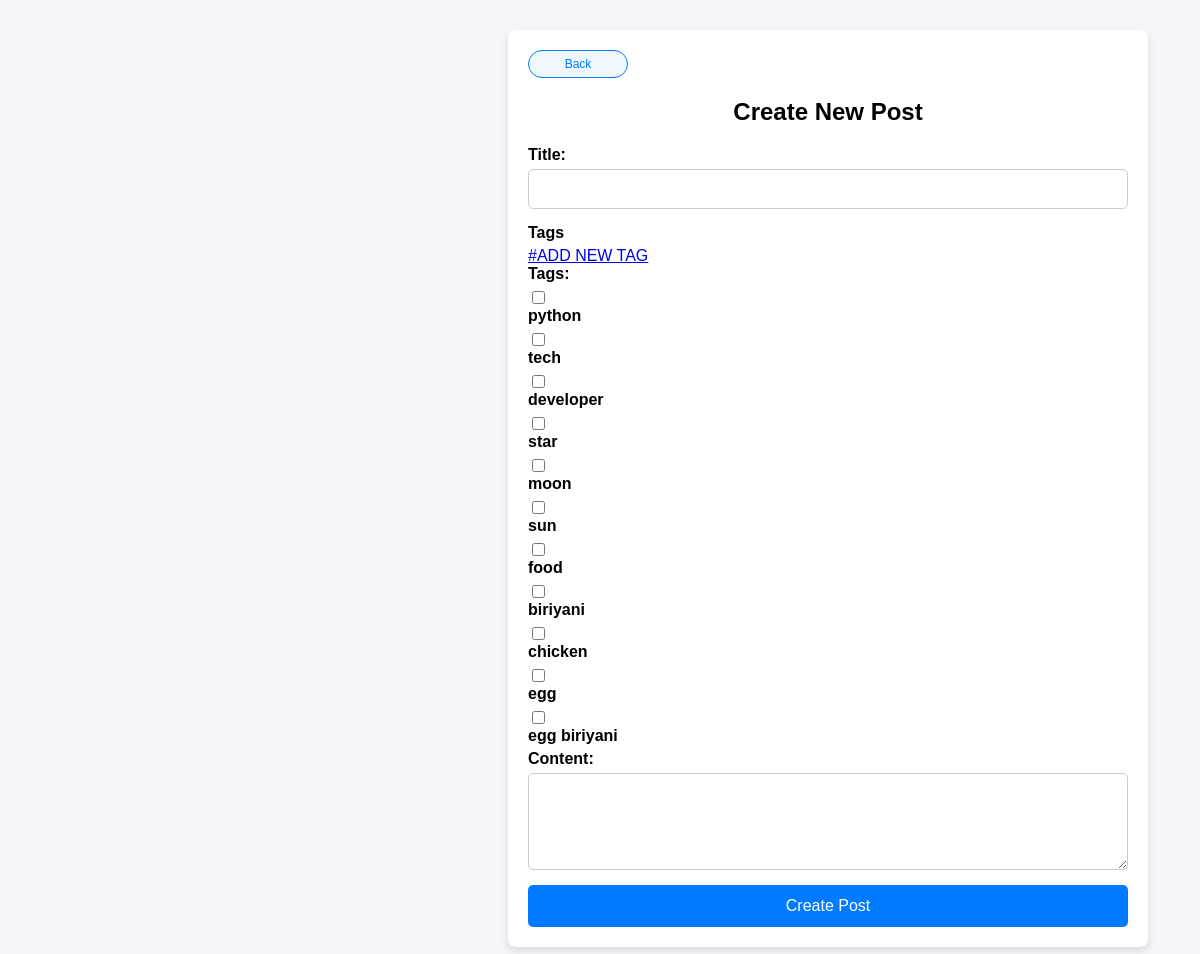
Screenshot of /create_blog (signed in) with the database file from the repository.
### Blog/models.py (models this page shows, shortened)
class Tag(models.Model):
    name = models.CharField(max_length=50, unique=True)

### Blog/views.py (the view, shortened to what this page needs)
# urls.py: path('create_blog', views.create_blogs, name='create_blog'),
@login_required(login_url='login')
def create_blogs(request):
    tags = Tag.objects.all()
    return render(request, 'blog/create_blog.html', {'tags': tags})

### Blog/templates/blog/create_blog.html (shortened to what this page needs)
{%block content%}
<form method="post">
    <button class="back-button" onclick="window.history.back()">Back</button>
    <h2>Create New Post</h2>
    <label for="title">Title:</label>
    <input type="text" name="title" required><br>
    <div class="form-group">
        <label>Tags</label>
        <div class="tags-container">
            <a href="{% url 'custom_tag' %}" class="add-tag-link">#ADD NEW TAG</a>
            <label>Tags:</label>
    {% for tag in tags %}
        <div class="tag-option">
            <input type="checkbox" id="tag_{{ tag.id }}" name="tags" value="{{ tag.id }}">
            <label for="tag_{{ tag.id }}">{{ tag.name }}</label>
        </div>
    {% endfor %}
        </div>
    </div>
    <label for="content">Content:</label>
    <textarea name="content" rows="5" required></textarea><br>
    <button type="submit">Create Post</button>
</form>
{%endblock%}

### Blog/templates/blog/create_blog.html (style rules this page uses)
h2 { text-align: center; margin-bottom: 20px; }
form { background-color: #fff; padding: 20px; margin-left: 500px; border-radius: 8px; box-shadow: 0 4px 8px rgba(0, 0, 0, 0.1); max-width: 600px; width: 100%; }
label { font-weight: bold; display: block; margin-bottom: 5px; }
input[type="text"], textarea { width: 100%; padding: 10px; margin-bottom: 15px; border: 1px solid #ccc; border-radius: 5px; font-size: 1em; }
button { width: 100%; padding: 12px; background-color: #007bff; color: #fff; border: none; border-radius: 5px; font-size: 1em; cursor: pointer; transition: background-color 0.3s; }
.back-button { background-color: #f0f8ff; color: #007bff; width: 100px; font-size: 0.75rem; padding: 6px 12px; border: 1px solid #007bff; border-radius: 25px; cursor: pointer; transition: all 0.3s ease; display: inline-block; }

### rows the page displays
Tag: name "python"
Tag: name "tech"
Tag: name "developer"
Tag: name "star"
Tag: name "moon"
Tag: name "sun"
Tag: name "food"
Tag: name "biriyani"
Tag: name "chicken"
Tag: name "egg"
Tag: name "egg biriyani"
